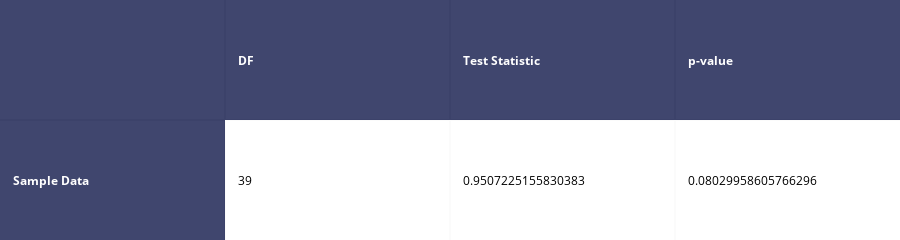

This figure's notebook cell:
### Code cell
sw_table(real)

### Figure 1 — Plotly figure (JSON) as saved in the notebook; plotly's stock layout.template omitted (floating-point values rounded to 4 significant figures)
{"data": [{"colorscale": [[0, "#00083e"], [0.5, "#ededee"], [1, "#ffffff"]], "hoverinfo": "none", "opacity": 0.75, "showscale": false, "type": "heatmap", "z": [[0, 0, 0, 0], [0, 0.5, 0.5, 0.5]]}], "layout": {"annotations": [{"align": "left", "font": {"color": "#ffffff"}, "showarrow": false, "text": "<b></b>", "x": -0.45, "xanchor": "left", "xref": "x1", "y": 0, "yref": "y1"}, {"align": "left", "font": {"color": "#ffffff"}, "showarrow": false, "text": "<b>DF</b>", "x": 0.55, "xanchor": "left", "xref": "x1", "y": 0, "yref": "y1"}, {"align": "left", "font": {"color": "#ffffff"}, "showarrow": false, "text": "<b>Test Statistic</b>", "x": 1.55, "xanchor": "left", "xref": "x1", "y": 0, "yref": "y1"}, {"align": "left", "font": {"color": "#ffffff"}, "showarrow": false, "text": "<b>p-value</b>", "x": 2.55, "xanchor": "left", "xref": "x1", "y": 0, "yref": "y1"}, {"align": "left", "font": {"color": "#ffffff"}, "showarrow": false, "text": "<b>Sample Data</b>", "x": -0.45, "xanchor": "left", "xref": "x1", "y": 1, "yref": "y1"}, {"align": "left", "font": {"color": "#000000"}, "showarrow": false, "text": "39", "x": 0.55, "xanchor": "left", "xref": "x1", "y": 1, "yref": "y1"}, {"align": "left", "font": {"color": "#000000"}, "showarrow": false, "text": "0.9507225155830383", "x": 1.55, "xanchor": "left", "xref": "x1", "y": 1, "yref": "y1"}, {"align": "left", "font": {"color": "#000000"}, "showarrow": false, "text": "0.08029958605766296", "x": 2.55, "xanchor": "left", "xref": "x1", "y": 1, "yref": "y1"}], "height": 110, "margin": {"b": 0, "l": 0, "r": 0, "t": 0}, "xaxis": {"dtick": 1, "gridwidth": 2, "showticklabels": false, "tick0": -0.5, "ticks": "", "zeroline": false}, "yaxis": {"autorange": "reversed", "dtick": 1, "gridwidth": 2, "showticklabels": false, "tick0": 0.5, "ticks": "", "zeroline": false}}}
